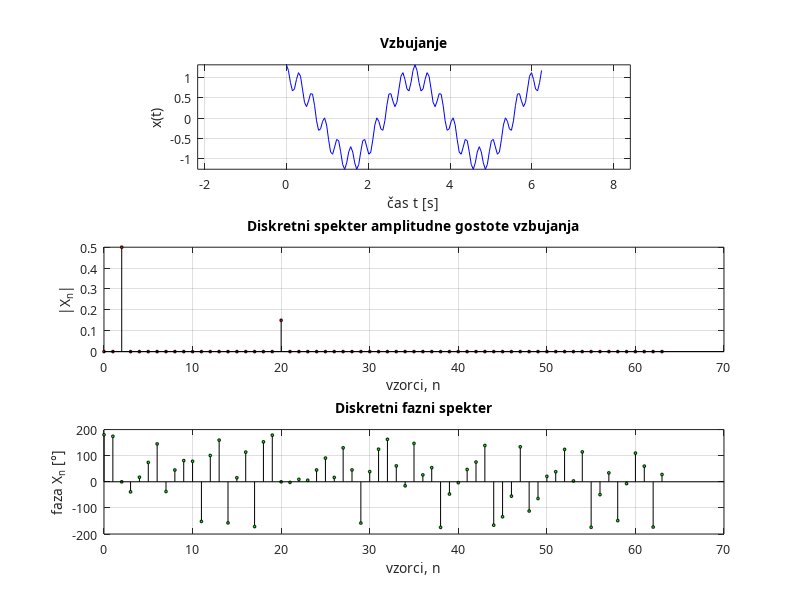
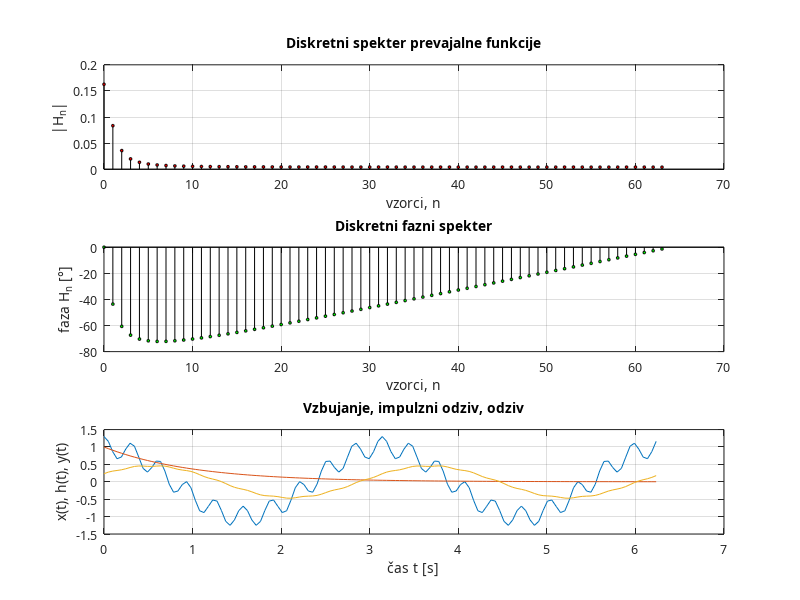

Here is the MATLAB script that generated these plots, in order:
% Diskretna Fourierova transformacija: Računanje odziva s FFT in IFFT
clear all; close all;
N = 128; T0 = 2*pi; T = T0; Ts = T/N;
n = [0 : N-1]'; t = n * Ts;


t1 = 0 : Ts : 21*Ts; xp1 = ones(size(t1));
t2 = 21*Ts : Ts : 5*N/6*Ts; xp2 = zeros(size(t2));
t3 = 5*N/6*Ts : Ts : T; xp3 = zeros(size(t3));

a2 = 1;
a1 = 1;
a0 = 1;
b0 = 2;
b1 = 0;


s1 = -(a1/(2*a2) + sqrt((a1/(2*a2))^2 - (a0/a2)))
s2 = -(a1/(2*a2) - sqrt((a1/(2*a2))^2 - (a0/a2)))

hv = 1/a2/(s1-s2) * (exp(s1*t) - exp(s2*t));
dhv = 1/a2/(s1-s2) * (s1*exp(s1*t) - s2*exp(s2*t));

h = b1*dhv + b0*hv;

% t = [t1 t2 t3]; x = [xp1 xp2 xp3]; % pravokotni pulz
x = cos(2*t)+0.3*cos(20*t); % sestavljeni signal
h = exp(-t); % odziv sistema na enotin impulz
X = fft(x)/N; % Fourierov transform vhodnega signala
H = fft(h)/N; % Fourierov transform impulznega odziva
Y = H.*X; % konvolucija
y = real(ifft(Y)*N*T); % inverzni Fourierov transform


% Grafični prikaz rezultatov

#------------plot 1----------------
fig1 = figure(1);
set(fig1, 'Units', 'centimeters', 'Position', [1 2 15.5 14]);
k = [0:N/2-1]';

subplot(3,1,1);
p = plot(t,x,'b'); set(p, 'LineWidth',0.5); grid on; axis('equal');
%axis([0 8 -0.1 1.1]);
set(gca, 'FontName', 'Times New Roman CE', 'FontSize', 9);
xlabel('čas t [s]'); ylabel('x(t)'); title('Vzbujanje');

subplot(3,1,2);
p = stem(k, abs(X(1:N/2)),'k');
set(p, 'LineWidth',0.5,'MarkerSize',2, 'MarkerFaceColor','r'); grid on;
set(gca, 'FontName', 'Times New Roman CE', 'FontSize', 9);
xlabel('vzorci, n'); ylabel('|X_n|');
title('Diskretni spekter amplitudne gostote vzbujanja');

subplot(3,1,3);
p = stem(k, angle(X(1:N/2))*180/pi,'k');
set(p, 'Linewidth',0.5,'MarkerSize',2, 'MarkerFaceColor','g'); grid on;
set(gca, 'FontName', 'Times New Roman CE', 'FontSize', 9);
xlabel('vzorci, n'); ylabel('faza X_n [°]');
title('Diskretni fazni spekter'); 

#---------plot 2-------------------------
fig2 = figure(2);
set(fig2, 'Units', 'centimeters', 'Position', [17.5 2 15.5 14]);

subplot(3,1,1);
p = stem(k, H(1:N/2), 'ko');
set(p, 'LineWidth',0.5, 'MarkerSize',2, 'MarkerFaceColor','r');
set(gca, 'FontName', 'Times New Roman CE', 'FontSize', 9);
xlabel('vzorci, n'); ylabel('|H_n|'); grid on;
title('Diskretni spekter prevajalne funkcije');

subplot(3,1,2);
p = stem(k, angle(H(1:N/2))*180/pi,'k');
set(p, 'Linewidth',0.5,'MarkerSize',2, 'MarkerFaceColor','g'); grid on;
set(gca, 'FontName', 'Times New Roman CE', 'FontSize', 9);
xlabel('vzorci, n'); ylabel('faza H_n [°]');
title('Diskretni fazni spekter');

subplot(3,1,3);
plot(t, x, t, h, t, y);
set(gca, 'FontName', 'Times New Roman CE', 'FontSize', 9);
xlabel('čas t [s]'); ylabel('x(t), h(t), y(t)'); grid on;
title('Vzbujanje, impulzni odziv, odziv'); 